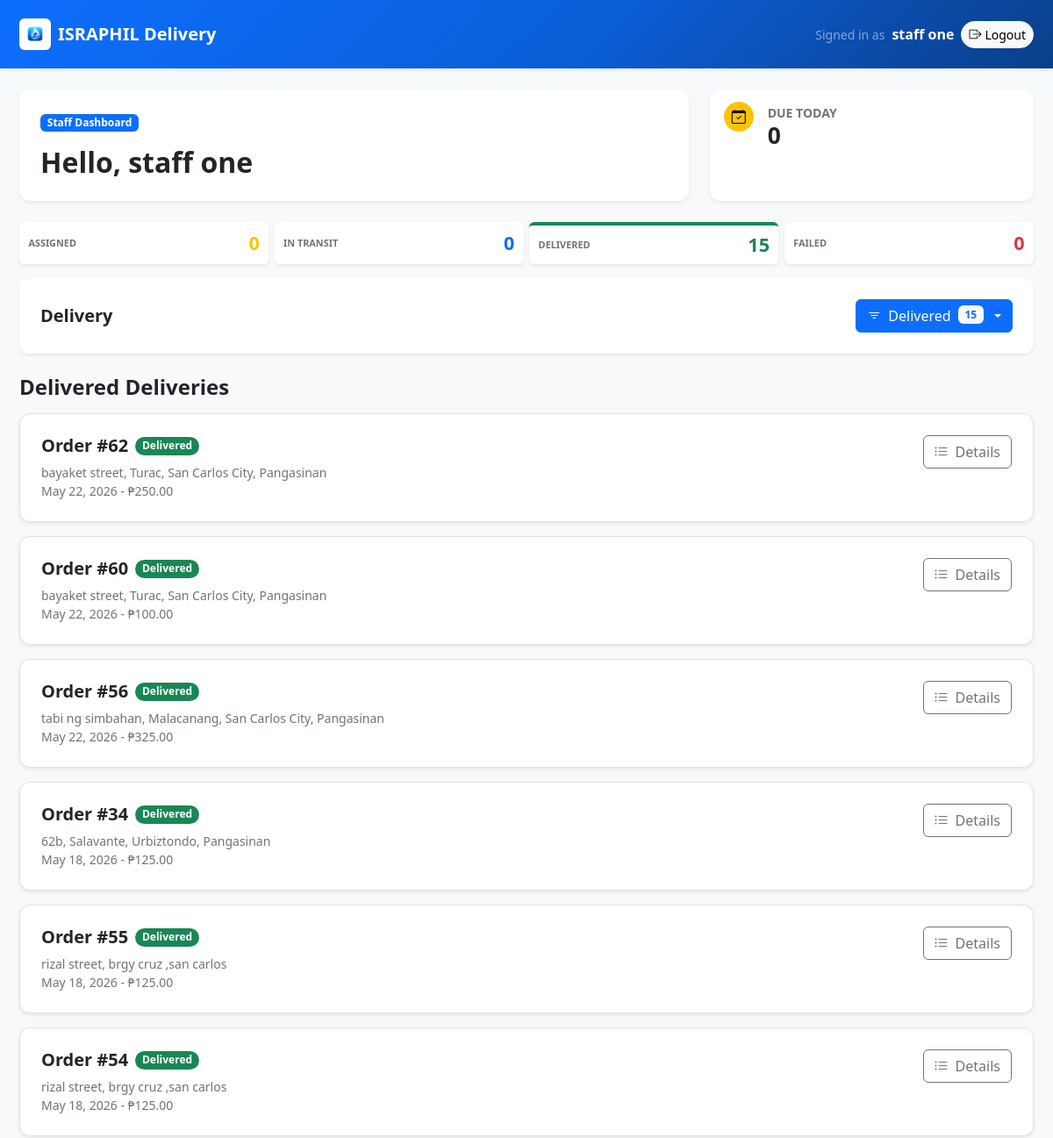
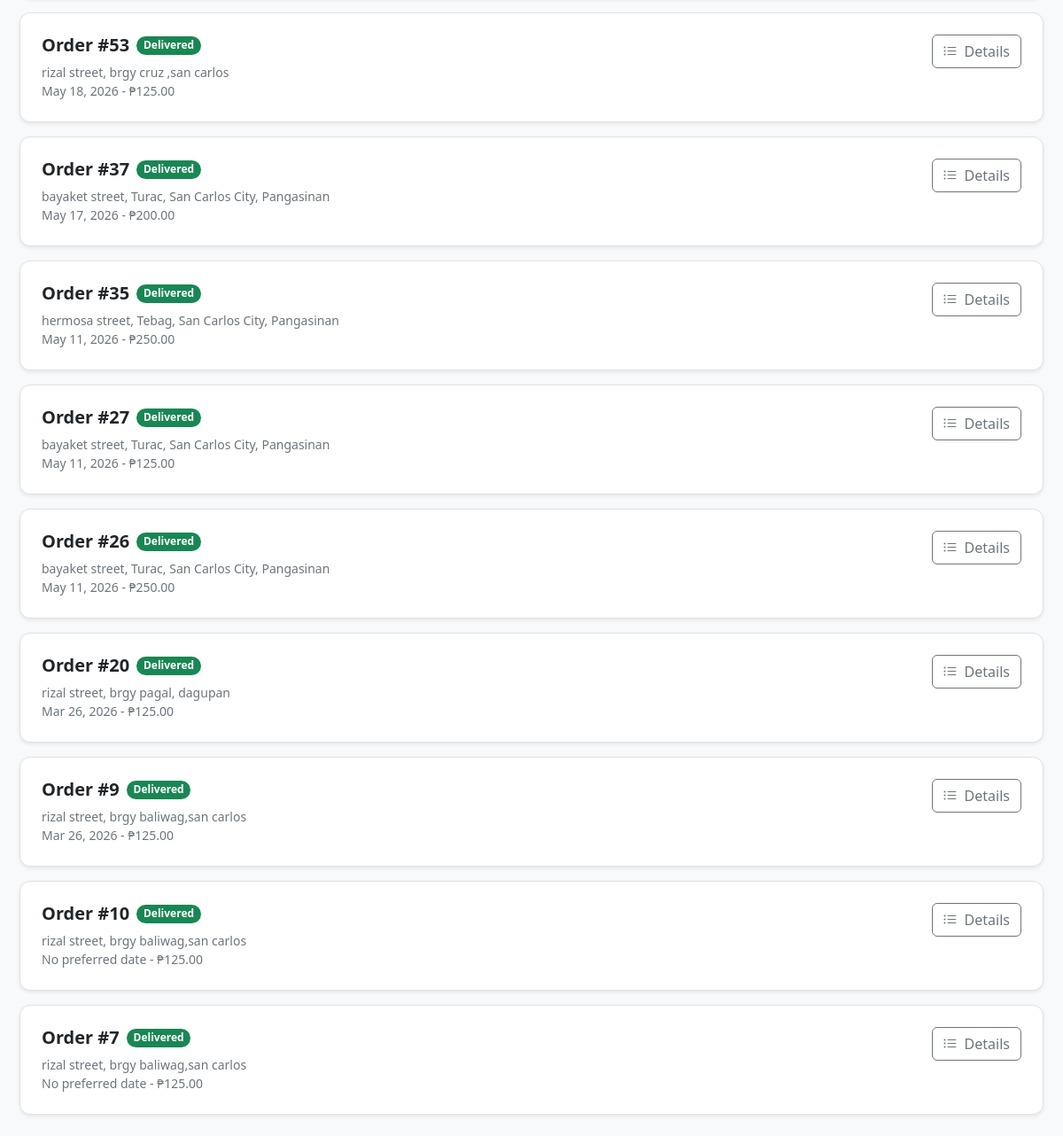
Page /pages/staff/dashboard.php?status=delivered (signed in) on the committed database (2 pictures, top to bottom).
### tables this page shows
CREATE TABLE `users` (
  `user_id` int(11) NOT NULL,
  `username` varchar(50) NOT NULL,
  `password` varchar(255) NOT NULL,
  `email` varchar(100) NOT NULL,
  `phone` varchar(20) DEFAULT NULL,
  `full_name` varchar(100) NOT NULL,
  `address` text DEFAULT NULL,
  `role` enum('admin','staff','customer') DEFAULT 'customer',
  `status` enum('active','inactive','suspended') DEFAULT 'active',
  `created_at` timestamp NOT NULL DEFAULT current_timestamp(),
  `updated_at` timestamp NOT NULL DEFAULT current_timestamp() ON UPDATE current_timestamp(),
  `last_login` timestamp NULL DEFAULT NULL
);

CREATE TABLE `deliveries` (
  `delivery_id` int(11) NOT NULL,
  `order_id` int(11) NOT NULL,
  `staff_id` int(11) NOT NULL,
  `assigned_by` int(11) DEFAULT NULL,
  `assigned_at` timestamp NOT NULL DEFAULT current_timestamp(),
  `delivered_at` timestamp NULL DEFAULT NULL,
  `delivery_notes` text DEFAULT NULL,
  `delivery_status` enum('assigned','in_transit','delivered','failed','returned','cancelled') DEFAULT 'assigned',
  `proof_of_delivery` varchar(255) DEFAULT NULL
);

CREATE TABLE `orders` (
  `order_id` int(11) NOT NULL,
  `customer_id` int(11) NOT NULL,
  `order_date` timestamp NOT NULL DEFAULT current_timestamp(),
  `delivery_date` date DEFAULT NULL,
  `delivery_address` text NOT NULL,
  `delivery_street` text DEFAULT NULL,
  `delivery_barangay` varchar(120) DEFAULT NULL,
  `delivery_city` varchar(120) DEFAULT NULL,
  `delivery_province` varchar(120) DEFAULT NULL,
  `contact_number` varchar(20) DEFAULT NULL,
  `total_amount` decimal(10,2) DEFAULT 0.00,
  `payment_method` enum('cash_on_delivery','online_payment') DEFAULT 'cash_on_delivery',
  `payment_status` enum('pending','paid','failed') DEFAULT 'pending',
  `order_status` enum('pending','confirmed','processing','out_for_delivery','delivered','cancelled','returned') DEFAULT 'pending',
  `notes` text DEFAULT NULL,
  `created_at` timestamp NOT NULL DEFAULT current_timestamp(),
  `updated_at` timestamp NOT NULL DEFAULT current_timestamp() ON UPDATE current_timestamp()
);

### pages/staff/dashboard.php (the view, shortened to what the rows shown need)
<?php
require_once '../../includes/db_connect.php';
require_once '../../includes/auth.php';
require_once '../../includes/order_logic.php';
$staff_user = require_active_session($conn, ['staff'], '../../index.php');
$staff_id = (int) ($staff_user['user_id'] ?? ($_SESSION['user_id'] ?? 0));
$staff_name = $staff_user['full_name'] ?? ($_SESSION['full_name'] ?? 'Delivery Staff');
$status_filter = sanitize_status_filter($_GET['status'] ?? 'assigned', ['all', 'assigned', 'in_transit', 'delivered', 'failed', 'returned', 'cancelled'], 'assigned');
$where_clause = "AND d.delivery_status = ?";
$order_clause = "ORDER BY o.delivery_date ASC, d.assigned_at ASC";
if (in_array($status_filter, ['delivered', 'failed', 'returned', 'cancelled'], true)) {
    $order_clause = "ORDER BY COALESCE(d.delivered_at, d.assigned_at, o.order_date) DESC";
}
$deliveries_query = "
    SELECT d.*, o.order_id, o.customer_id, o.delivery_address, o.contact_number,
           o.delivery_date, o.total_amount, o.notes as order_notes,
           order_items.item_summary, order_items.total_quantity,
           c.full_name as customer_name, c.phone as customer_phone
    FROM deliveries d
    JOIN orders o ON d.order_id = o.order_id
    LEFT JOIN (
        SELECT oi.order_id,
               GROUP_CONCAT(CONCAT(i.item_name, ' x', oi.quantity) ORDER BY i.item_name SEPARATOR ', ') as item_summary,
               SUM(oi.quantity) as total_quantity
        FROM order_items oi
        JOIN inventory i ON oi.inventory_id = i.inventory_id
        GROUP BY oi.order_id
    ) order_items ON o.order_id = order_items.order_id
    JOIN users c ON o.customer_id = c.user_id
    WHERE d.staff_id = ? $where_clause
    AND NOT EXISTS (
        SELECT 1
        FROM delivery_batch_items bi
        JOIN delivery_batches b ON b.batch_id = bi.batch_id
        WHERE bi.order_id = d.order_id
            AND bi.item_status = 'active'
            AND b.batch_status IN ('assigned', 'in_transit')
    )
    $order_clause
";
$stmt = $conn->prepare($deliveries_query);
$delivery_rows = [];
if ($stmt) {
    if ($status_filter === 'all') {
        $stmt->bind_param("i", $staff_id);
    } else {
        $stmt->bind_param("is", $staff_id, $status_filter);
    }
    $stmt->execute();
    $deliveries = $stmt->get_result();
    $delivery_rows = $deliveries ? $deliveries->fetch_all(MYSQLI_ASSOC) : [];
} else {
    $error = "Unable to load your deliveries.";
}
function staff_delivery_status_badge_class($status) {
    switch ($status) {
        case 'delivered':
            return 'text-bg-success';
    }
}
function staff_delivery_status_label($status) {
    return ucfirst(str_replace('_', ' ', (string) $status));
}
function staff_format_date($value, $format = 'M d, Y') {
    $timestamp = strtotime((string) $value);
    if ($timestamp === false || $timestamp <= 0) {
        return 'No preferred date';
    }
    return date($format, $timestamp);
}
function staff_excerpt($value, $length = 88) {
    $value = trim((string) $value);
    if ($value === '' || strlen($value) <= $length) {
        return $value;
    }
    return substr($value, 0, max(0, $length - 3)) . '...';
}
?>
<!DOCTYPE html>
<html lang="en">
<head>
    <link href="https://cdn.jsdelivr.net/npm/bootstrap@5.3.3/dist/css/bootstrap.min.css" rel="stylesheet">
    <link href="https://cdn.jsdelivr.net/npm/bootstrap-icons@1.11.3/font/bootstrap-icons.min.css" rel="stylesheet">
    <link href="../../style/staff/dashboard.css?v=20260522d" rel="stylesheet">
</head>
<body class="bg-light">
    <nav class="navbar navbar-expand-lg navbar-dark shadow-sm staff-topbar">
        <div class="container staff-shell d-flex flex-row gap-2 align-items-center justify-content-between py-2">
            <div class="staff-topbar-actions d-flex flex-nowrap align-items-center justify-content-end gap-2 text-white">
                <span class="small text-white-50 staff-signed-label">Signed in as</span>
                <span class="fw-semibold staff-signed-name"><?php echo htmlspecialchars($staff_name); ?></span>
                <a href="../../logout.php" class="btn btn-light btn-sm rounded-pill">
                    <i class="bi bi-box-arrow-right me-1" aria-hidden="true"></i>Logout
                </a>
            </div>
        </div>
    </nav>
    <main class="container staff-shell py-4">
        <section class="row g-4 align-items-stretch mb-4">
            <div class="col-lg-8">
                <div class="card border-0 shadow-sm h-100 staff-card">
                    <div class="card-body p-4">
                        <span class="badge text-bg-primary mb-3">Staff Dashboard</span>
                        <h1 class="h2 fw-bold mb-0">Hello, <?php echo htmlspecialchars($staff_name); ?></h1>
                    </div>
                </div>
            </div>
        </section>
        <section class="card border-0 shadow-sm mb-4 staff-card">
            <div class="card-body p-3 p-sm-4">
                <div class="d-flex align-items-center justify-content-between gap-3 flex-wrap">
                    <div>
                        <h2 class="h5 fw-bold mb-0">Delivery</h2>
                    </div>
                </div>
            </div>
        </section>
        <?php if (!empty($delivery_rows) || in_array($status_filter, ['delivered', 'failed', 'returned', 'cancelled'], true)): ?>
        <section class="mb-3">
            <h2 class="h4 fw-bold mb-0"><?php echo in_array($status_filter, ['delivered', 'failed', 'returned', 'cancelled'], true) ? htmlspecialchars(staff_delivery_status_label($status_filter)) . ' Deliveries' : 'Other Deliveries'; ?></h2>
        </section>
        <section class="d-grid gap-3">
            <?php if (!empty($delivery_rows)): ?>
                <?php foreach ($delivery_rows as $d):
                    $delivery_id = (int) ($d['delivery_id'] ?? 0);
                    $order_id = (int) ($d['order_id'] ?? 0);
                    $delivery_status = (string) ($d['delivery_status'] ?? 'assigned');
                    $delivery_date = (string) ($d['delivery_date'] ?? '');
                    $is_today = $delivery_date === date('Y-m-d') && $delivery_status === 'assigned';
                    $delivery_address = (string) ($d['delivery_address'] ?? '');
                    $total_amount = (float) ($d['total_amount'] ?? 0);
                    $details_id = 'looseDelivery' . $delivery_id;
                ?>
                <article class="card border shadow-sm delivery-card <?php echo $is_today ? 'is-today' : ''; ?>">
                    <div class="card-body p-3 p-sm-4">
                        <div class="d-flex flex-column flex-md-row gap-3 justify-content-md-between align-items-md-start">
                            <div>
                                <div class="d-flex flex-wrap align-items-center gap-2 mb-2">
                                    <h3 class="h5 fw-bold mb-0">Order #<?php echo $order_id; ?></h3>
                                    <span class="badge rounded-pill <?php echo staff_delivery_status_badge_class($delivery_status); ?>">
                                        <?php echo staff_delivery_status_label($delivery_status); ?>
                                    </span>
                                </div>
                                <div class="text-secondary small"><?php echo htmlspecialchars(staff_excerpt($delivery_address)); ?></div>
                                <div class="small text-secondary"><?php echo htmlspecialchars(staff_format_date($delivery_date)); ?> - &#8369;<?php echo number_format($total_amount, 2); ?></div>
                            </div>
                            <button type="button" class="btn btn-outline-secondary d-inline-flex align-items-center justify-content-center gap-2" data-bs-toggle="collapse" data-bs-target="#<?php echo $details_id; ?>" aria-expanded="false" aria-controls="<?php echo $details_id; ?>">
                                <i class="bi bi-list-ul" aria-hidden="true"></i>Details
                            </button>
                        </div>
                    </div>
                </article>
                <?php endforeach; ?>
            <?php endif; ?>
        </section>
        <?php endif; ?>
    </main>
</body>
</html>

### rows in the picture
users: full_name "staff one"
deliveries: order.order_id "62", delivery_status "Delivered", order.delivery_address "bayaket street, Turac, San Carlos City, Pangasinan", order.delivery_date "May 22, 2026", order.total_amount "250.00"
deliveries: order.order_id "60", delivery_status "Delivered", order.delivery_address "bayaket street, Turac, San Carlos City, Pangasinan", order.delivery_date "May 22, 2026", order.total_amount "100.00"
deliveries: order.order_id "56", delivery_status "Delivered", order.delivery_address "tabi ng simbahan, Malacanang, San Carlos City, Pangasinan", order.delivery_date "May 22, 2026", order.total_amount "325.00"
deliveries: order.order_id "34", delivery_status "Delivered", order.delivery_address "62b, Salavante, Urbiztondo, Pangasinan", order.delivery_date "May 18, 2026", order.total_amount "125.00"
deliveries: order.order_id "55", delivery_status "Delivered", order.delivery_address "rizal street, brgy cruz ,san carlos", order.delivery_date "May 18, 2026", order.total_amount "125.00"
deliveries: order.order_id "54", delivery_status "Delivered", order.delivery_address "rizal street, brgy cruz ,san carlos", order.delivery_date "May 18, 2026", order.total_amount "125.00"
deliveries: order.order_id "53", delivery_status "Delivered", order.delivery_address "rizal street, brgy cruz ,san carlos", order.delivery_date "May 18, 2026", order.total_amount "125.00"
deliveries: order.order_id "37", delivery_status "Delivered", order.delivery_address "bayaket street, Turac, San Carlos City, Pangasinan", order.delivery_date "May 17, 2026", order.total_amount "200.00"
deliveries: order.order_id "35", delivery_status "Delivered", order.delivery_address "hermosa street, Tebag, San Carlos City, Pangasinan", order.delivery_date "May 11, 2026", order.total_amount "250.00"
deliveries: order.order_id "27", delivery_status "Delivered", order.delivery_address "bayaket street, Turac, San Carlos City, Pangasinan", order.delivery_date "May 11, 2026", order.total_amount "125.00"
deliveries: order.order_id "26", delivery_status "Delivered", order.delivery_address "bayaket street, Turac, San Carlos City, Pangasinan", order.delivery_date "May 11, 2026", order.total_amount "250.00"
deliveries: order.order_id "20", delivery_status "Delivered", order.delivery_address "rizal street, brgy pagal, dagupan", order.delivery_date "Mar 26, 2026", order.total_amount "125.00"
deliveries: order.order_id "9", delivery_status "Delivered", order.delivery_address "rizal street, brgy baliwag,san carlos", order.delivery_date "Mar 26, 2026", order.total_amount "125.00"
deliveries: order.order_id "10", delivery_status "Delivered", order.delivery_address "rizal street, brgy baliwag,san carlos", order.delivery_date "No preferred date", order.total_amount "125.00"
deliveries: order.order_id "7", delivery_status "Delivered", order.delivery_address "rizal street, brgy baliwag,san carlos", order.delivery_date "No preferred date", order.total_amount "125.00"

### other values in the picture
$today_count "0"
$counts['assigned'] "0"
$counts['in_transit'] "0"
$counts['delivered'] "15"
$counts['failed'] "0"
$queue_filter_labels[$status_filter] "Delivered"
staff_delivery_status_label($status_filter) "Delivered"
